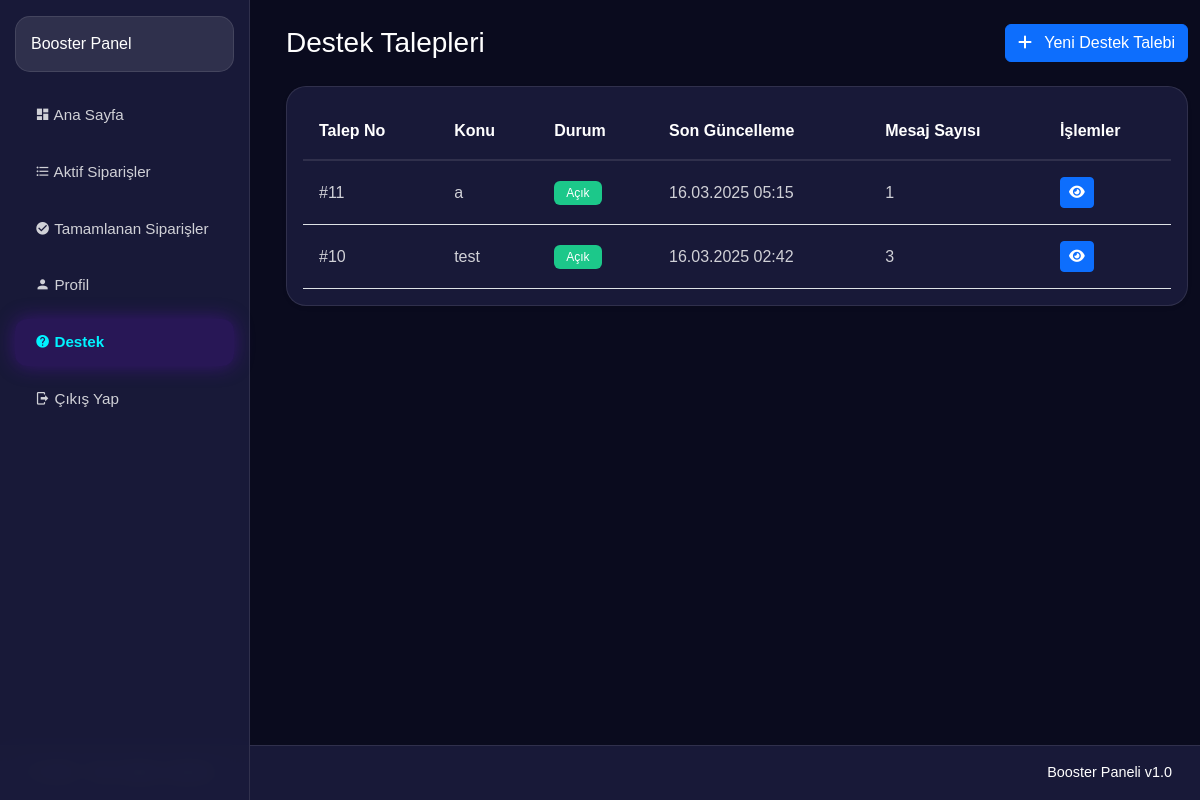
Screenshot of /Elo-Dosyalar/booster/support.php (signed in) with the database file from the repository.
### tables this page shows
CREATE TABLE `support_tickets` (
  `id` int NOT NULL,
  `user_id` int NOT NULL,
  `booster_id` int DEFAULT NULL,
  `subject` varchar(255) NOT NULL,
  `message` text NOT NULL,
  `status` enum('open','closed') NOT NULL DEFAULT 'open',
  `created_at` timestamp NULL DEFAULT CURRENT_TIMESTAMP,
  `updated_at` timestamp NULL DEFAULT CURRENT_TIMESTAMP ON UPDATE CURRENT_TIMESTAMP
);

### Elo-Dosyalar/booster/support.php (the view, shortened to what this page needs)
<?php
require_once '../includes/config.php';
try {
    $stmt = $conn->prepare("
        SELECT t.*,
               COUNT(m.id) as message_count,
               MAX(m.created_at) as last_message_date
        FROM support_tickets t
        LEFT JOIN support_messages m ON t.id = m.ticket_id
        WHERE t.user_id = ?
        GROUP BY t.id
        ORDER BY t.status = 'open' DESC, t.updated_at DESC
    ");
    $stmt->execute([$_SESSION['user_id']]);
    $tickets = $stmt->fetchAll(PDO::FETCH_ASSOC);
} catch (PDOException $e) {
    $_SESSION['error'] = "Destek talepleri alınırken bir hata oluştu.";
    $tickets = [];
}
require_once 'includes/header.php';
?>
<div class="container-fluid py-4">
    <div class="row">
        <div class="col-12">
            <div class="d-flex justify-content-between align-items-center mb-4">
                <h1 class="h3 mb-0 text-white">Destek Talepleri</h1>
                <button type="button" class="btn btn-primary" data-bs-toggle="modal" data-bs-target="#newTicketModal">
                    <i class="fas fa-plus me-2"></i> Yeni Destek Talebi
                </button>
            </div>
            <div class="card border-0 shadow-sm">
                <div class="card-body">
                    <?php if (empty($tickets)): ?>
                        <div class="text-center py-5">
                            <img src="../assets/img/no-data.svg" alt="Destek Talebi Yok" class="mb-3" style="width: 200px; opacity: 0.7;">
                            <h4 class="text-white">Henüz Destek Talebi Yok</h4>
                            <p class="text-muted">Yeni bir destek talebi oluşturmak için yukarıdaki butonu kullanabilirsiniz.</p>
                        </div>
                    <?php else: ?>
                        <div class="table-responsive">
                            <table class="table table-hover align-middle">
                                <thead>
                                    <tr>
                                        <th>Talep No</th>
                                        <th>Konu</th>
                                        <th>Durum</th>
                                        <th>Son Güncelleme</th>
                                        <th>Mesaj Sayısı</th>
                                        <th>İşlemler</th>
                                    </tr>
                                </thead>
                                <tbody>
                                    <?php foreach ($tickets as $ticket): ?>
                                        <tr>
                                            <td>#<?php echo $ticket['id']; ?></td>
                                            <td><?php echo htmlspecialchars($ticket['subject']); ?></td>
                                            <td>
                                                <?php
                                                $status_class = [
                                                    'open' => 'success',
                                                    'in_progress' => 'warning',
                                                    'closed' => 'secondary'
                                                ];
                                                $status_text = [
                                                    'open' => 'Açık',
                                                    'in_progress' => 'İşlemde',
                                                    'closed' => 'Kapalı'
                                                ];
                                                ?>
                                                <span class="badge bg-<?php echo $status_class[$ticket['status']]; ?>">
                                                    <?php echo $status_text[$ticket['status']]; ?>
                                                </span>
                                            </td>
                                            <td><?php echo date('d.m.Y H:i', strtotime($ticket['updated_at'])); ?></td>
                                            <td><?php echo $ticket['message_count']; ?></td>
                                            <td>
                                                <button type="button" class="btn btn-sm btn-primary view-ticket"
                                                        data-ticket-id="<?php echo $ticket['id']; ?>"
                                                        data-bs-toggle="modal" data-bs-target="#viewTicketModal">
                                                    <i class="fas fa-eye"></i>
                                                </button>
                                            </td>
                                        </tr>
                                    <?php endforeach; ?>
                                </tbody>
                            </table>
                        </div>
                    <?php endif; ?>
                </div>
            </div>
        </div>
    </div>
</div>
<?php require_once 'includes/footer.php'; ?>

### Elo-Dosyalar/booster/includes/header.php (style rules this page uses)
:root { --primary-color: #6a11cb; --secondary-color: #2575fc; --neon-blue: #00f3ff; --neon-purple: #9d4edd; --dark-bg: #0a0b1e; --dark-card: #1a1b3a; }
body { font-family: 'Satoshi', sans-serif; background-color: var(--dark-bg); min-height: 100vh; color: #fff; display: flex; }
.card { background: rgba(26, 27, 58, 0.95) !important; backdrop-filter: blur(10px); -webkit-backdrop-filter: blur(10px); border: 1px solid rgba(255, 255, 255, 0.1) !important; border-radius: 20px; transition: all 0.3s ease; }

### Elo-Dosyalar/booster/support.php (style rules this page uses)
.table { color: rgba(255, 255, 255, 0.8) !important; margin-bottom: 0; }
.table thead th { background: transparent !important; border-bottom: 2px solid rgba(255, 255, 255, 0.1); color: #fff !important; font-weight: 600; padding: 1rem; }
.table tbody td { background: transparent !important; border-top: 1px solid rgba(255, 255, 255, 0.1); color: rgba(255, 255, 255, 0.8) !important; padding: 1rem; vertical-align: middle; }
.card { background: rgba(26, 27, 58, 0.95) !important; backdrop-filter: blur(10px); -webkit-backdrop-filter: blur(10px); border: 1px solid rgba(255, 255, 255, 0.1) !important; border-radius: 20px; }
.card-body { background: transparent !important; }
.badge { padding: 0.5em 1em; font-weight: 500; }
.badge.bg-success { background: linear-gradient(135deg, #1cc88a, #1cc88a) !important; }

### rows the page displays
support_tickets: id "11", subject "a", status "Açık", updated_at "16.03.2025 05:15", message_count "1"
support_tickets: id "10", subject "test", status "Açık", updated_at "16.03.2025 02:42", message_count "3"
